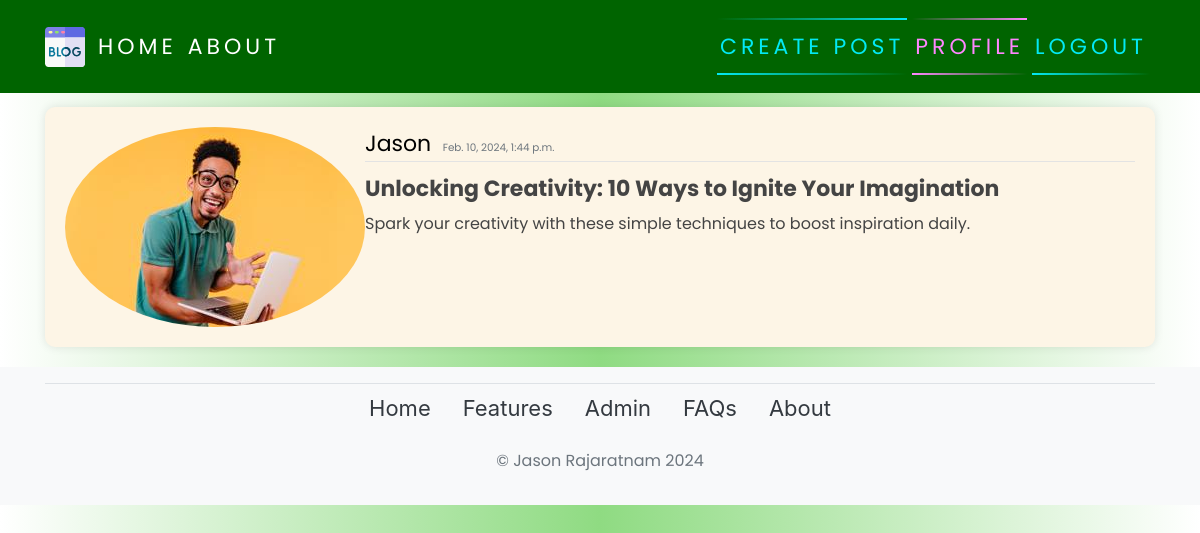
Page /post/31/ (signed in) on the committed database.
### blog/models.py (models this page shows, shortened)
class Post(models.Model):
    title = models.CharField(max_length=200)
    content = models.TextField()
    date_posted = models.DateTimeField(default=timezone.now)
    author = models.ForeignKey(User, on_delete=models.CASCADE)

### users/models.py (models this page shows, shortened)
class Profile(models.Model):
    user = models.OneToOneField(User, on_delete=models.CASCADE)
    image = models.ImageField(default='default.jpg', upload_to='profile_pics')

### blog/views.py (the view)
# urls.py: path('post/<int:pk>/', PostDetailView.as_view(), name="blog-detail"),
class PostDetailView(LoginRequiredMixin, DetailView):
    model = Post

### blog/templates/blog/post_detail.html (shortened to what this page needs)
{% extends 'blog/base.html' %}
{% block content %}
    <article class="media content-section" style="background-color: #fdf5e6; margin-bottom: 20px; padding: 20px; border-radius: 10px; box-shadow: 0 0 10px rgba(0, 0, 0, 0.1);">
        <img class="rounded-circle article-img-verysmall" src="{{ object.author.profile.image.url }}" alt="">
        <div class="media-body">
          <div class="article-metadata">
            <a class="mr-2" href="#">{{ object.author }}</a>
            <small class="text-muted">{{ object.date_posted }}</small> <br>
          </div>
          <h2><a class="article-title" href="#"><strong>{{ object.title }}</strong></a></h2>
          <p class="article-content">{{ object.content }}</p>
        </div>
        <br>
    </article>
{% endblock content %}

### blog/static/blog/main.css (style rules this page uses)
body { background-color: rgb(56, 56, 56); margin-top: 5rem; background-size: contain; background-repeat: no-repeat; }
h1, h2, h3, h4, h5, h6, p { color: #444444; font-family: 'Poppins', sans-serif; }
.content-section { background: #ffffff; padding: 10px 20px; border-radius: 10px; margin-bottom: 20px; }
.article-title { color: #444444; }
.article-content { white-space: pre-line; }
.article-metadata { font-family: 'Poppins', sans-serif; padding-bottom: 1px; margin-bottom: 4px; font-size: 13px; border-bottom: 1px solid #e3e3e3 }
a { text-decoration: none; font-size: 22px; color: black; }

### rows in the picture
Post: author.profile.image (picture), author "Jason", date_posted "Feb. 10, 2024, 1:44 p.m.", title "Unlocking Creativity: 10 Ways to Ignite Your Imagination", content "Spark your creativity with these simple techniques to boost inspiration daily."
